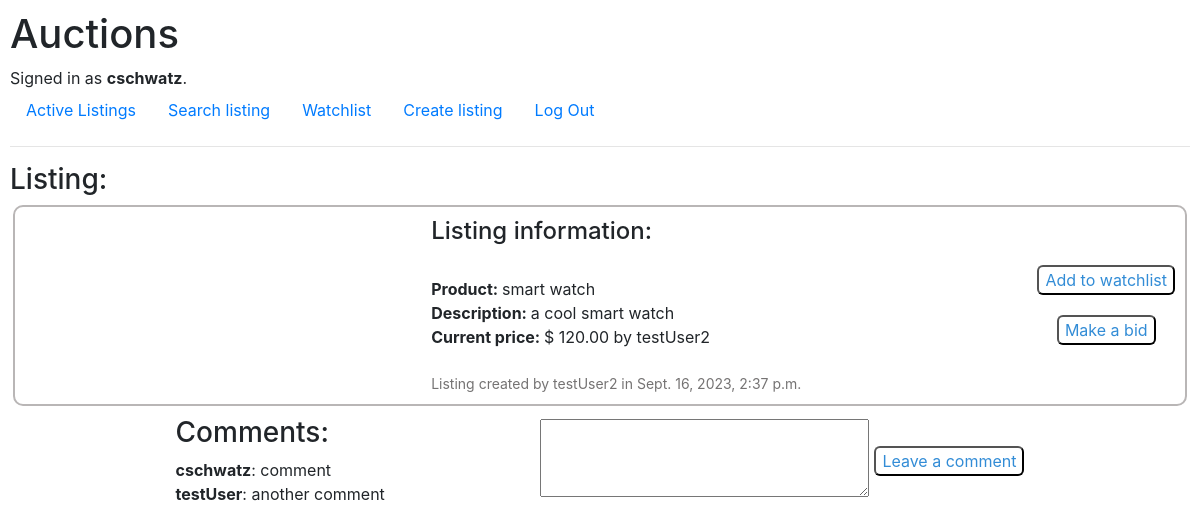
The app's page /listing/smart watch (signed in) with its own data.
### auctions/models.py (models this page shows)
class User(AbstractUser):
    pass

class AuctionListing(models.Model):
    user = models.ForeignKey(User, on_delete=models.CASCADE, related_name="user_listing", default=None)
    title = models.CharField(max_length=64)
    description = models.CharField(max_length=150)
    category_choices = [('Electronic', 'electronic'), ('Toys', 'toys'), ('Home', 'home'), ('Fashion', 'fashion'), ('Other', 'other')]
    category = models.CharField(max_length=10, choices=category_choices, default='Other')
    date = models.DateTimeField(auto_now_add=True)
    image = models.URLField(blank=True)
    value = models.DecimalField(max_digits=8, decimal_places=2, default=0.00)
    is_active = models.BooleanField(default=True)

class Comment(models.Model):
    user = models.ForeignKey(User, on_delete=models.CASCADE, related_name="user_comment", default=None)
    listing = models.ForeignKey(AuctionListing, on_delete=models.CASCADE, related_name="listing_comments")
    comment = models.CharField(max_length=150)

### auctions/views.py (the view)
# urls.py: path("listing/<str:listing_title>", views.listing, name="listing"),
def listing(request, listing_title):
    form = commentForm()
    listing_to_view = AuctionListing.objects.get(title=listing_title)
    listing_comments = Comment.objects.filter(listing=listing_to_view)
    is_closed = not listing_to_view.is_active
    if (listing_to_view.user.username != request.user.username): #check if authenticated user is not the same of the listing, otherwise it doesn't make sense to be able to watchlist
        can_watchlist = True
    else:
        can_watchlist = False
    if (Watchlist.objects.filter(user=request.user, listing=listing_to_view)): #check if listing is already in watchlist
        is_watched = True
    else:
        is_watched = False
    try:
        bids = Bid.objects.filter(listing=listing_to_view) #gets all bids for the listing
        sorted_bids = bids.order_by('-bid')[0] #order them from highest bid to lowest and fetches the first one (highest)
        highest_bid = sorted_bids.bid #fetches the highest bid's value
        highest_bidder = sorted_bids.user #fetches the highest bid's user
    except IndexError: #if there are no bids, it will throw an index error
        highest_bid = listing_to_view.value
        highest_bidder = listing_to_view.user
    user_can_bid = False
    user_can_close_listing = False
    if (listing_to_view.user.username != request.user.username): # check if logged user is not the user who created the current listing, since they shouldn't bid on their own listing
        user_can_bid = True
    else:
        user_can_close_listing = True
    is_winner = (highest_bidder.username == request.user.username) and (is_closed) #checks if listing has been closed and the user seeing is the winner of the auction
    if request.method == "POST":
        if request.POST['post_form'] == "close": #if close button was pressed
            listing_to_view.is_active = False #if the close button was pressed in the page, the listing becomes inactive
            listing_to_view.save() #updates the query in the DB
            is_closed = True
        elif request.POST['post_form'] == "comment": #if user made a comment
            form = commentForm(request.POST)
            if form.is_valid():
                comment = form.cleaned_data['comment']
                comment_to_save = Comment(user=request.user, listing=listing_to_view, comment=comment)
                comment_to_save.save()
                return render(request, "auctions/listing.html", {
                    "listing_to_view": listing_to_view,
                    "highest_bid": highest_bid,
                    "can_bid": user_can_bid,
                    "can_close": user_can_close_listing,
                    "highest_bidder": highest_bidder,
                    "comments": listing_comments,
                    "can_watchlist": can_watchlist,
                    "is_watched": is_watched,
                    "is_winner": is_winner,
                })
        elif request.POST['post_form'] == "watchlist":
            is_watched = True
            listing_to_watch = Watchlist(user=request.user, listing=listing_to_view)
            listing_to_watch.save()
            return HttpResponseRedirect(reverse("listing", kwargs={"listing_title": listing_title}))
        return render(request, "auctions/listing.html", {
            "listing_to_view": listing_to_view,
            "highest_bid": highest_bid,
            "can_bid": user_can_bid,
            "can_close": user_can_close_listing,
            "highest_bidder": highest_bidder,
            "comments": listing_comments,
            "can_watchlist": can_watchlist,
            "is_watched": is_watched,
            "is_closed": is_closed,
            "is_winner": is_winner,
        })
    else:
        return render(request, "auctions/listing.html", {
            "listing_to_view": listing_to_view,
            "highest_bid": highest_bid,
            "highest_bidder": highest_bidder,
            "can_bid": user_can_bid,
            "can_close": user_can_close_listing,
            "form": form,
            "comments": listing_comments,
            "can_watchlist": can_watchlist,
            "is_watched": is_watched,
            "is_closed": is_closed,
            "is_winner": is_winner,
        })

### auctions/views.py
class commentForm(forms.Form):
    def __init__(self, *args, **kwargs): # removing the label from this form
        super().__init__(*args, **kwargs)
        for key, field in self.fields.items():
            field.label = ""
    comment = forms.CharField(widget=forms.Textarea(attrs={'rows':3, 'cols':30}))

### auctions/templates/auctions/listing.html (shortened to what this page needs)
{% extends "auctions/layout.html" %}
{% block body %}
    <h3>Listing:</h3>
    <div class="listing_full">
        <div class="listing_image">
        </div>
        <div class="listing_content">
            <h4>
                Listing information:
            </h4>
            <br>
            <div id="content_title">
                <span id="description">
                   Product:
                </span>
                {{ listing_to_view.title }}
            </div>
            <div id="content_description">
                <span id="description">
                    Description:
                </span>
                {{ listing_to_view.description }}
            </div>
            <div id="content_price">
                <span id="description">
                    Current price:
                </span>
                $ {{ highest_bid }} by {{ highest_bidder }}
            </div>
            <br>
            <div id="content_date">
               Listing created by {{ listing_to_view.user }} in {{ listing_to_view.date }}
            </div>
        </div>
        {% if user.is_authenticated %}
            <div id="double_button">
                {% if can_watchlist %}
                    {% if not is_watched %}
                        <form action="{% url 'listing' listing_to_view.title %}" method="post">
                            <button id="button">Add to watchlist</button>
                        </form>
                    {% endif %}
                {% endif %}
                {% if can_bid %}
                    <a href="{% url 'bid' listing_to_view.title %}">
                        <button id="button">Make a bid</button>
                    </a>
                {% endif %}
            </div>
        {% endif %}
    </div>
    <div class="comment_section">
        <div id="comment_list">
        <h3>Comments: </h3>
        {% for comment in comments %}
            <div id="comment">
                <span id="user_comment">{{ comment.user }}</span>: {{ comment.comment }}
                <br>
            </div>
        {% endfor %}
        </div>
        {% if not is_closed %}
            <div id="make_comment">
                <form action="{% url 'listing' listing_to_view.title %}" method="post">
                    <div id="comment_form">
                        {{ form }}
                    </div>
                    <div id="comment_button">
                        <button id="button">Leave a comment</button>
                    </div>
                </form>
            </div>
        {% endif %}
    </div>
{% endblock %}

### auctions/templates/auctions/layout.html (shortened to what this page needs)
{% load static %}
<!DOCTYPE html>
<html lang="en">
    <head>
        <link rel="stylesheet" href="https://stackpath.bootstrapcdn.com/bootstrap/4.4.1/css/bootstrap.min.css">
        <link href="{% static 'auctions/styles.css' %}" rel="stylesheet">
    </head>
    <body>
        <h1>Auctions</h1>
        <div>
            {% if user.is_authenticated %}
                Signed in as <strong>{{ user.username }}</strong>.
            {% else %}
                Not signed in.
            {% endif %}
        </div>
        <ul class="nav">
            <li class="nav-item">
                <a class="nav-link" href="{% url 'index' %}">Active Listings</a>
            </li>
            <li class="nav-item">
                <a class="nav-link" href="{% url 'search_listing' %}"> Search listing </a>
            </li>
            {% if user.is_authenticated %}
                <li class="nav-item">
                    <a class="nav-link" href="{% url 'watchlist' %}">Watchlist</a>
                </li>
                <li class="nav-item">
                    <a class="nav-link" href="{% url 'create_listing' %}"> Create listing </a>
                </li>
                <li class="nav-item">
                    <a class="nav-link" href="{% url 'logout' %}">Log Out</a>
                </li>
            {% endif %}
        </ul>
        <hr>
        {% block body %}
        {% endblock %}
    </body>
</html>

### auctions/static/auctions/styles.css (style rules this page uses)
body { padding: 10px; }
.listing_image { padding: 10px; display: flex; }
.listing_content { flex-direction: column; align-self: center; }
.listing_full { padding: 10px; display: flex; gap: 5px; border: 2px rgb(185, 182, 182) solid; margin: 3px; border-radius: 10px; justify-content:space-between; align-items: center; }
.comment_section { display: flex; margin: 10px; display: flex; align-items: center; justify-content: space-evenly; }
#make_comment form { display: flex; gap: 5px; }
#comment_list { gap: 1px; }
#content_date { font-size: 14px; color: rgb(117, 115, 115); }
#description { font-weight: bold; }
#button { border-radius: 6px; background-color: white; color: rgb(50, 140, 214); }
#comment_button { align-self: center; }
#user_comment { font-weight: bold; }
#double_button { display: flex; flex-direction: column; align-items: center; gap: 20px; }

### records on screen
User: username "cschwatz"
AuctionListing: title "smart watch", description "a cool smart watch", value "120.00", user "testUser2", date "Sept. 16, 2023, 2:37 p.m."
User: username "testUser2"
Comment: user "cschwatz", comment "comment"
Comment: user "testUser", comment "another comment"
